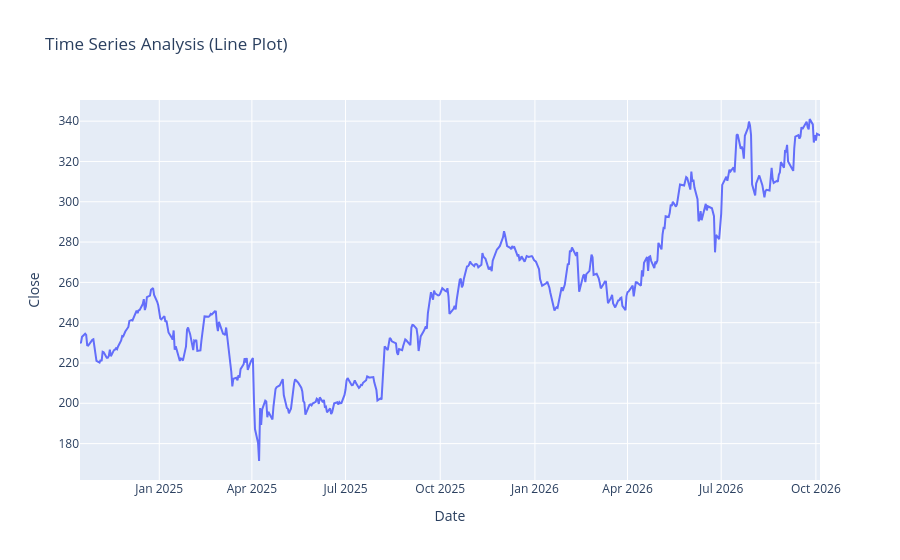

The notebook cell saved with this chart:
### Code cell
df.columns = df.columns.get_level_values(0)
import plotly.express as px
figure = px.line(df, x = df.index, y = "Close", title = "Time Series Analysis (Line Plot)")
figure.show()

### Figure 1 — Plotly figure (JSON) as saved in the notebook; plotly's stock layout.template omitted (floating-point values rounded to 4 significant figures; data arrays with more than 128 entries replaced by an {"elided": "..."} marker saying what was removed)
{"data": [{"hovertemplate": "Date=%{x}<br>Close=%{y}<extra></extra>", "legendgroup": "", "line": {"color": "#636efa", "dash": "solid"}, "marker": {"symbol": "circle"}, "mode": "lines", "name": "", "orientation": "v", "showlegend": false, "type": "scatter", "x": {"elided": "493 str values"}, "xaxis": "x", "y": {"elided": "493 float values"}, "yaxis": "y"}], "layout": {"legend": {"tracegroupgap": 0}, "title": {"text": "Time Series Analysis (Line Plot)"}, "xaxis": {"anchor": "y", "domain": [0, 1], "title": {"text": "Date"}}, "yaxis": {"anchor": "x", "domain": [0, 1], "title": {"text": "Close"}}}}
